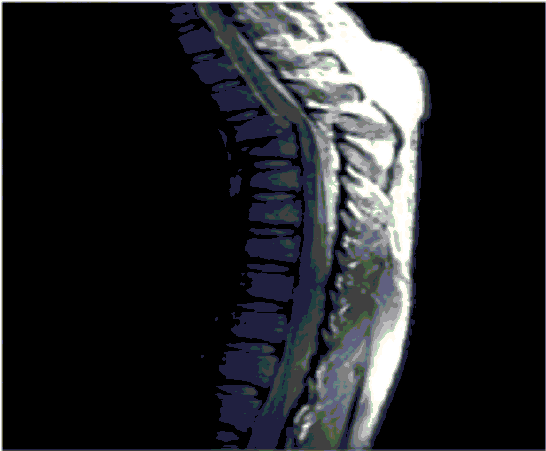
#> input picture lab1/MRIspineFracture.bmp, 546 x 451 px
$ python powerbmp.py
#> lines starting #> are read from the running program, lines starting #| are printed output that depends on the picture
#> in main_bmp, bmp_image is the input picture: PIL image 546x451 P; mean R, G, B 35, 36.3, 39
from PIL import Image
import numpy as np
import matplotlib.pyplot as plt

def power_law_transform_bmp(image, gamma):
    # Convert BMP image to numpy array
#> called with gamma = 1.5
    img_array = np.array(image)
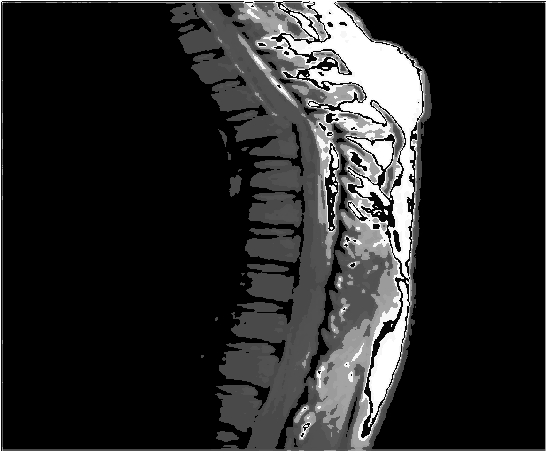
#> img_array: shape (451, 546); min 0, max 255, mean 39.8

    # Normalize pixel values to the range [0, 1]
    normalized_array = img_array / 255.0

    # Apply power-law transform
    transformed_array = np.power(normalized_array, gamma)
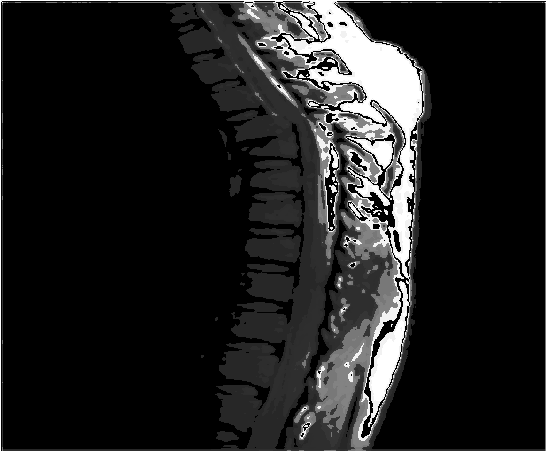
#> transformed_array: shape (451, 546) float64; min 0, max 1, mean 0.125

    # Scale back to the range [0, 255]
    transformed_array = (transformed_array * 255).astype(np.uint8)

    # Create a new Image object from the transformed array
    transformed_image = Image.fromarray(transformed_array)

    return transformed_image

def main_bmp():
    # Replace 'input.bmp' with the path to your BMP file
    bmp_input_path = 'MRIspineFracture.bmp'

    # Read BMP file
    bmp_image = Image.open('MRIspineFracture.bmp')

    # Set the gamma value (adjust as needed)
    gamma = 1.5

    # Apply power-law transform to BMP
    transformed_bmp = power_law_transform_bmp(bmp_image, gamma)
    transformed_bmp.save(f'transformed_bmp_power_law_gamma_{gamma}.bmp')

    # Display original and transformed BMP using Matplotlib
    plt.figure(figsize=(10, 5))
    plt.subplot(1, 2, 1)
    plt.imshow(bmp_image, cmap='gray')
    plt.title('Original BMP')

    plt.subplot(1, 2, 2)
    plt.imshow(transformed_bmp, cmap='gray')
    plt.title(f'Transformed BMP (Gamma={gamma})')

    plt.show()
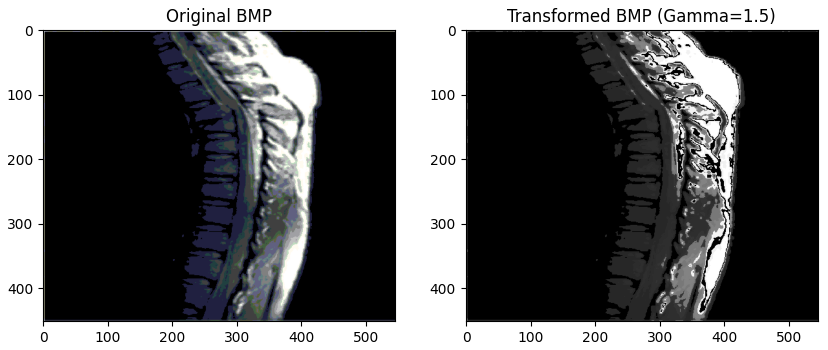
#> figure drawn by matplotlib, 2 panels

if __name__ == "__main__":
    main_bmp()
